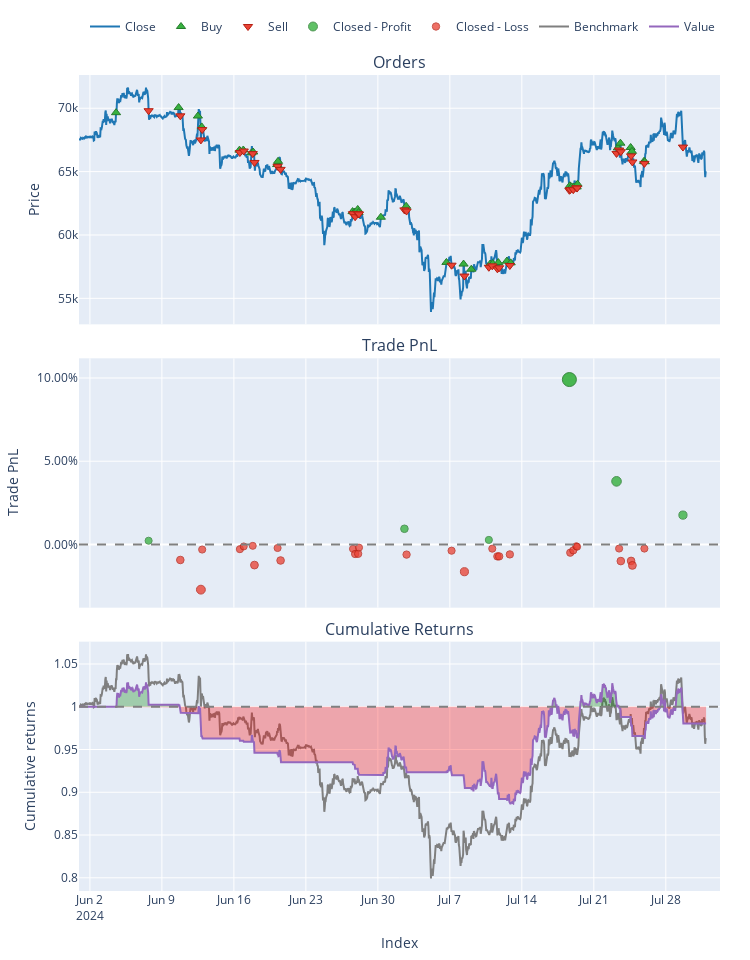

The notebook cell saved with this chart:
### Code cell
pf.plot().show()

### Figure 1 — Plotly figure (JSON) as saved in the notebook; plotly's stock layout.template omitted (floating-point values rounded to 4 significant figures; data arrays with more than 128 entries replaced by an {"elided": "..."} marker saying what was removed)
{"data": [{"legendgroup": "0", "line": {"color": "#1f77b4"}, "name": "Close", "showlegend": true, "type": "scatter", "uid": "653eef53-0f02-4a83-b6e4-027fa55ca98f", "x": {"elided": "1464 str values"}, "xaxis": "x", "y": {"elided": "1464 float values"}, "yaxis": "y"}, {"customdata": [[0, 0.001436, 0], [2, 0.001431, 0], [4, 0.001431, 0], [6, 0.001409, 0], [8, 0.001444, 0], [10, 0.001439, 0], [12, 0.001443, 0], [14, 0.00144, 0], [16, 0.001444, 0], [18, 0.001435, 0], [20, 0.001512, 0], [22, 0.001509, 0], [24, 0.001495, 0], [26, 0.001493, 0], [28, 0.001499, 0], [30, 0.001492, 0], [32, 0.001597, 0], [34, 0.001594, 0], [36, 0.001579, 0], [38, 0.001572, 0], [40, 0.001567, 0], [42, 0.001554, 0], [44, 0.00154, 0], [46, 0.001534, 0], [48, 0.001525, 0], [50, 0.00152, 0], [52, 0.001515, 0], [54, 0.001513, 0], [56, 0.001506, 0], [58, 0.001496, 0], [60, 0.001484, 0], [62, 0.001477, 0], [64, 0.001469, 0], [66, 0.001468, 0], [68, 0.001465, 0]], "hovertemplate": "Order Id: %{customdata[0]}<br>Timestamp: %{x}<br>Price: %{y}<br>Size: %{customdata[1]:.6f}<br>Fees: %{customdata[2]:.6f}", "legendgroup": "1", "marker": {"color": "#37B13F", "line": {"color": "rgb(38,123,44)", "width": 1}, "size": 8, "symbol": "triangle-up"}, "mode": "markers", "name": "Buy", "type": "scatter", "uid": "168bc927-547d-42b1-9fa3-59a5099b8e53", "x": ["2024-06-04T13:00:00+00:00", "2024-06-10T15:00:00+00:00", "2024-06-12T12:00:00+00:00", "2024-06-12T21:00:00+00:00", "2024-06-16T13:00:00+00:00", "2024-06-16T22:00:00+00:00", "2024-06-17T17:00:00+00:00", "2024-06-17T21:00:00+00:00", "2024-06-20T05:00:00+00:00", "2024-06-20T07:00:00+00:00", "2024-06-27T13:00:00+00:00", "2024-06-27T17:00:00+00:00", "2024-06-28T01:00:00+00:00", "2024-06-28T03:00:00+00:00", "2024-06-30T07:00:00+00:00", "2024-07-02T18:00:00+00:00", "2024-07-06T16:00:00+00:00", "2024-07-08T08:00:00+00:00", "2024-07-09T02:00:00+00:00", "2024-07-10T22:00:00+00:00", "2024-07-11T04:00:00+00:00", "2024-07-11T17:00:00+00:00", "2024-07-12T13:00:00+00:00", "2024-07-12T22:00:00+00:00", "2024-07-18T16:00:00+00:00", "2024-07-18T20:00:00+00:00", "2024-07-19T01:00:00+00:00", "2024-07-19T08:00:00+00:00", "2024-07-19T10:00:00+00:00", "2024-07-23T08:00:00+00:00", "2024-07-23T14:00:00+00:00", "2024-07-24T14:00:00+00:00", "2024-07-24T17:00:00+00:00", "2024-07-25T21:00:00+00:00", "2024-07-25T23:00:00+00:00"], "xaxis": "x", "y": [69650.0, 70050.0, 69380.0, 68530.0, 66690.0, 66710.0, 66480.0, 66550.0, 65560.0, 65810.0, 61840.0, 61800.0, 62010.0, 61780.0, 61400.0, 62270.0, 57830.0, 57700.0, 57300.0, 57710.0, 57740.0, 57820.0, 57940.0, 57800.0, 63890.0, 63800.0, 63790.0, 63790.0, 64010.0, 66870.0, 67240.0, 66900.0, 66600.0, 65810.0, 65780.0], "yaxis": "y"}, {"customdata": [[1, 0.001436, 0], [3, 0.001431, 0], [5, 0.001431, 0], [7, 0.001409, 0], [9, 0.001444, 0], [11, 0.001439, 0], [13, 0.001443, 0], [15, 0.00144, 0], [17, 0.001444, 0], [19, 0.001435, 0], [21, 0.001512, 0], [23, 0.001509, 0], [25, 0.001495, 0], [27, 0.001493, 0], [29, 0.001499, 0], [31, 0.001492, 0], [33, 0.001597, 0], [35, 0.001594, 0], [37, 0.001579, 0], [39, 0.001572, 0], [41, 0.001567, 0], [43, 0.001554, 0], [45, 0.00154, 0], [47, 0.001534, 0], [49, 0.001525, 0], [51, 0.00152, 0], [53, 0.001515, 0], [55, 0.001513, 0], [57, 0.001506, 0], [59, 0.001496, 0], [61, 0.001484, 0], [63, 0.001477, 0], [65, 0.001469, 0], [67, 0.001468, 0], [69, 0.001465, 0]], "hovertemplate": "Order Id: %{customdata[0]}<br>Timestamp: %{x}<br>Price: %{y}<br>Size: %{customdata[1]:.6f}<br>Fees: %{customdata[2]:.6f}", "legendgroup": "2", "marker": {"color": "#EA4335", "line": {"color": "rgb(181,31,18)", "width": 1}, "size": 8, "symbol": "triangle-down"}, "mode": "markers", "name": "Sell", "type": "scatter", "uid": "ec286e81-4c74-4871-a5f3-397c26cb545f", "x": ["2024-06-07T17:00:00+00:00", "2024-06-10T19:00:00+00:00", "2024-06-12T19:00:00+00:00", "2024-06-12T22:00:00+00:00", "2024-06-16T14:00:00+00:00", "2024-06-16T23:00:00+00:00", "2024-06-17T20:00:00+00:00", "2024-06-18T00:00:00+00:00", "2024-06-20T06:00:00+00:00", "2024-06-20T13:00:00+00:00", "2024-06-27T14:00:00+00:00", "2024-06-27T19:00:00+00:00", "2024-06-28T02:00:00+00:00", "2024-06-28T04:00:00+00:00", "2024-07-02T14:00:00+00:00", "2024-07-02T19:00:00+00:00", "2024-07-07T04:00:00+00:00", "2024-07-08T10:00:00+00:00", "2024-07-10T19:00:00+00:00", "2024-07-11T03:00:00+00:00", "2024-07-11T15:00:00+00:00", "2024-07-11T19:00:00+00:00", "2024-07-12T20:00:00+00:00", "2024-07-18T15:00:00+00:00", "2024-07-18T17:00:00+00:00", "2024-07-19T00:00:00+00:00", "2024-07-19T07:00:00+00:00", "2024-07-19T09:00:00+00:00", "2024-07-23T05:00:00+00:00", "2024-07-23T11:00:00+00:00", "2024-07-23T15:00:00+00:00", "2024-07-24T15:00:00+00:00", "2024-07-24T18:00:00+00:00", "2024-07-25T22:00:00+00:00", "2024-07-29T16:00:00+00:00"], "xaxis": "x", "y": [69810.0, 69400.0, 67500.0, 68320.0, 66500.0, 66630.0, 66420.0, 65720.0, 65420.0, 65170.0, 61680.0, 61440.0, 61670.0, 61660.0, 61980.0, 61890.0, 57620.0, 56760.0, 57450.0, 57560.0, 57330.0, 57410.0, 57590.0, 63530.0, 63570.0, 63570.0, 63720.0, 63700.0, 66440.0, 66700.0, 66570.0, 66240.0, 65760.0, 65650.0, 66940.0], "yaxis": "y"}, {"customdata": [[0, 0, 0.2228, 0.002228], [14, 14, 0.8657, 0.009405], [18, 18, 0.2451, 0.002709], [23, 23, 8.784, 0.09906], [28, 28, 3.653, 0.0379], [34, 34, 1.698, 0.01762]], "hovertemplate": "Exit Trade Id: %{customdata[0]}<br>Position Id: %{customdata[1]}<br>Exit Timestamp: %{x}<br>PnL: %{customdata[2]:.6f}<br>Return: %{customdata[3]:.2%}", "legendgroup": "3", "marker": {"color": "#37B13F", "line": {"color": "rgb(38,123,44)", "width": 1}, "opacity": [0.7521, 0.7631, 0.7528, 0.9, 0.8066, 0.7756], "size": [7.098, 7.61, 7.133, 14, 9.641, 8.195], "symbol": "circle"}, "mode": "markers", "name": "Closed - Profit", "type": "scatter", "uid": "f919a0e9-45b8-4465-98dd-4a297378f36a", "x": ["2024-06-07T17:00:00+00:00", "2024-07-02T14:00:00+00:00", "2024-07-10T19:00:00+00:00", "2024-07-18T15:00:00+00:00", "2024-07-23T05:00:00+00:00", "2024-07-29T16:00:00+00:00"], "xaxis": "x2", "y": [0.002228, 0.009405, 0.002709, 0.09906, 0.0379, 0.01762], "yaxis": "y2"}, {"customdata": [[1, 1, -0.9359, -0.009338], [2, 2, -2.697, -0.02716], [3, 3, -0.2962, -0.003066], [4, 4, -0.2737, -0.002842], [5, 5, -0.1158, -0.001206], [6, 6, -0.08138, -0.0008485], [7, 7, -1.188, -0.01239], [8, 8, -0.2026, -0.002141], [9, 9, -0.91, -0.009636], [10, 10, -0.2476, -0.002647], [11, 11, -0.5351, -0.005737], [12, 12, -0.5219, -0.005628], [13, 13, -0.1766, -0.001915], [15, 15, -0.567, -0.006103], [16, 16, -0.3476, -0.003765], [17, 17, -1.507, -0.01639], [19, 19, -0.2293, -0.002527], [20, 20, -0.6497, -0.007178], [21, 21, -0.644, -0.007167], [22, 22, -0.5344, -0.00599], [24, 24, -0.4823, -0.004949], [25, 25, -0.3474, -0.003582], [26, 26, -0.1054, -0.001091], [27, 27, -0.1327, -0.001375], [29, 29, -0.2464, -0.002463], [30, 30, -0.9977, -0.009997], [31, 31, -0.9786, -0.009905], [32, 32, -1.231, -0.01258], [33, 33, -0.2399, -0.002483]], "hovertemplate": "Exit Trade Id: %{customdata[0]}<br>Position Id: %{customdata[1]}<br>Exit Timestamp: %{x}<br>PnL: %{customdata[2]:.6f}<br>Return: %{customdata[3]:.2%}", "legendgroup": "4", "marker": {"color": "#EA4335", "line": {"color": "rgb(181,31,18)", "width": 1}, "opacity": [0.763, 0.7902, 0.7534, 0.753, 0.7505, 0.75, 0.7676, 0.752, 0.7634, 0.7527, 0.7575, 0.7573, 0.7516, 0.758, 0.7545, 0.7737, 0.7526, 0.7597, 0.7597, 0.7579, 0.7563, 0.7542, 0.7504, 0.7508, 0.7525, 0.764, 0.7638, 0.7679, 0.7525], "size": [7.605, 8.876, 7.158, 7.142, 7.025, 7, 7.823, 7.092, 7.626, 7.128, 7.348, 7.341, 7.076, 7.375, 7.208, 8.107, 7.12, 7.451, 7.45, 7.366, 7.292, 7.195, 7.017, 7.037, 7.115, 7.652, 7.645, 7.836, 7.117], "symbol": "circle"}, "mode": "markers", "name": "Closed - Loss", "type": "scatter", "uid": "bcbb3dfb-7cba-4499-b5e6-07d6e6a08b75", "x": ["2024-06-10T19:00:00+00:00", "2024-06-12T19:00:00+00:00", "2024-06-12T22:00:00+00:00", "2024-06-16T14:00:00+00:00", "2024-06-16T23:00:00+00:00", "2024-06-17T20:00:00+00:00", "2024-06-18T00:00:00+00:00", "2024-06-20T06:00:00+00:00", "2024-06-20T13:00:00+00:00", "2024-06-27T14:00:00+00:00", "2024-06-27T19:00:00+00:00", "2024-06-28T02:00:00+00:00", "2024-06-28T04:00:00+00:00", "2024-07-02T19:00:00+00:00", "2024-07-07T04:00:00+00:00", "2024-07-08T10:00:00+00:00", "2024-07-11T03:00:00+00:00", "2024-07-11T15:00:00+00:00", "2024-07-11T19:00:00+00:00", "2024-07-12T20:00:00+00:00", "2024-07-18T17:00:00+00:00", "2024-07-19T00:00:00+00:00", "2024-07-19T07:00:00+00:00", "2024-07-19T09:00:00+00:00", "2024-07-23T11:00:00+00:00", "2024-07-23T15:00:00+00:00", "2024-07-24T15:00:00+00:00", "2024-07-24T18:00:00+00:00", "2024-07-25T22:00:00+00:00"], "xaxis": "x2", "y": [-0.009338, -0.02716, -0.003066, -0.002842, -0.001206, -0.0008485, -0.01239, -0.002141, -0.009636, -0.002647, -0.005737, -0.005628, -0.001915, -0.006103, -0.003765, -0.01639, -0.002527, -0.007178, -0.007167, -0.00599, -0.004949, -0.003582, -0.001091, -0.001375, -0.002463, -0.009997, -0.009905, -0.01258, -0.002483], "yaxis": "y2"}, {"legendgroup": "5", "line": {"color": "#7f7f7f"}, "name": "Benchmark", "showlegend": true, "type": "scatter", "uid": "2354a7ad-cf5c-4da3-9bff-d791f319b77b", "x": {"elided": "1464 str values"}, "xaxis": "x3", "y": {"elided": "1464 float values"}, "yaxis": "y3"}, {"hoverinfo": "skip", "legendgroup": "6", "line": {"color": "rgba(0, 0, 0, 0)", "width": 0}, "opacity": 0, "showlegend": false, "type": "scatter", "uid": "e08da85b-6127-46d9-8c9f-2e871ea9bb48", "x": {"elided": "1464 str values"}, "xaxis": "x3", "y": {"elided": "1464 int values"}, "yaxis": "y3"}, {"connectgaps": false, "fill": "tonexty", "fillcolor": "rgba(0, 128, 0, 0.3)", "hoverinfo": "skip", "legendgroup": "6", "line": {"color": "rgba(0, 0, 0, 0)", "width": 0}, "opacity": 0, "showlegend": false, "type": "scatter", "uid": "a47347ac-3af5-43b4-bb9a-ded55117c890", "x": {"elided": "1464 str values"}, "xaxis": "x3", "y": {"elided": "1464 float values"}, "yaxis": "y3"}, {"hoverinfo": "skip", "legendgroup": "6", "line": {"color": "rgba(0, 0, 0, 0)", "width": 0}, "opacity": 0, "showlegend": false, "type": "scatter", "uid": "fa229c95-0ab4-4973-a082-a5ec77d8b525", "x": {"elided": "1464 str values"}, "xaxis": "x3", "y": {"elided": "1464 int values"}, "yaxis": "y3"}, {"connectgaps": false, "fill": "tonexty", "fillcolor": "rgba(255, 0, 0, 0.3)", "hoverinfo": "skip", "legendgroup": "6", "line": {"color": "rgba(0, 0, 0, 0)", "width": 0}, "opacity": 0, "showlegend": false, "type": "scatter", "uid": "a36cd150-9a50-4d44-bda8-33672229d782", "x": {"elided": "1464 str values"}, "xaxis": "x3", "y": {"elided": "1464 float values"}, "yaxis": "y3"}, {"legendgroup": "7", "line": {"color": "#9467bd"}, "name": "Value", "showlegend": true, "type": "scatter", "uid": "c299e700-d132-4417-9d81-6c3baf2a70a6", "x": {"elided": "1464 str values"}, "xaxis": "x3", "y": {"elided": "1464 float values"}, "yaxis": "y3"}, {"hoverinfo": "skip", "legendgroup": "6", "line": {"color": "rgba(0, 0, 0, 0)", "width": 0}, "opacity": 0, "showlegend": false, "type": "scatter", "uid": "3454561e-99e7-43f8-8103-5403e4977b0f", "x": {"elided": "1464 str values"}, "xaxis": "x3", "y": {"elided": "1464 int values"}, "yaxis": "y3"}], "layout": {"annotations": [{"font": {"size": 16}, "showarrow": false, "text": "Orders", "x": 0.5, "xanchor": "center", "xref": "paper", "y": 1, "yanchor": "bottom", "yref": "paper"}, {"font": {"size": 16}, "showarrow": false, "text": "Trade PnL", "x": 0.5, "xanchor": "center", "xref": "paper", "y": 0.6528, "yanchor": "bottom", "yref": "paper"}, {"font": {"size": 16}, "showarrow": false, "text": "Cumulative Returns", "x": 0.5, "xanchor": "center", "xref": "paper", "y": 0.3056, "yanchor": "bottom", "yref": "paper"}], "height": 960, "legend": {"orientation": "h", "traceorder": "normal", "x": 1, "xanchor": "right", "y": 1.042, "yanchor": "bottom"}, "margin": {"b": 30, "l": 30, "r": 30, "t": 30}, "shapes": [{"line": {"color": "gray", "dash": "dash"}, "type": "line", "x0": 0, "x1": 1, "xref": "paper", "y0": 0, "y1": 0, "yref": "y2"}, {"line": {"color": "gray", "dash": "dash"}, "type": "line", "x0": 0, "x1": 1, "xref": "paper", "y0": 1, "y1": 1, "yref": "y3"}], "showlegend": true, "width": 750, "xaxis": {"anchor": "y", "domain": [0, 1], "matches": "x3", "showticklabels": false}, "xaxis2": {"anchor": "y2", "domain": [0, 1], "matches": "x3", "showticklabels": false}, "xaxis3": {"anchor": "y3", "domain": [0, 1], "title": {"text": "Index"}}, "yaxis": {"anchor": "x", "domain": [0.6944, 1], "title": {"text": "Price"}}, "yaxis2": {"anchor": "x2", "domain": [0.3472, 0.6528], "tickformat": ".2%", "title": {"text": "Trade PnL"}}, "yaxis3": {"anchor": "x3", "domain": [0, 0.3056], "title": {"text": "Cumulative returns"}}}}
